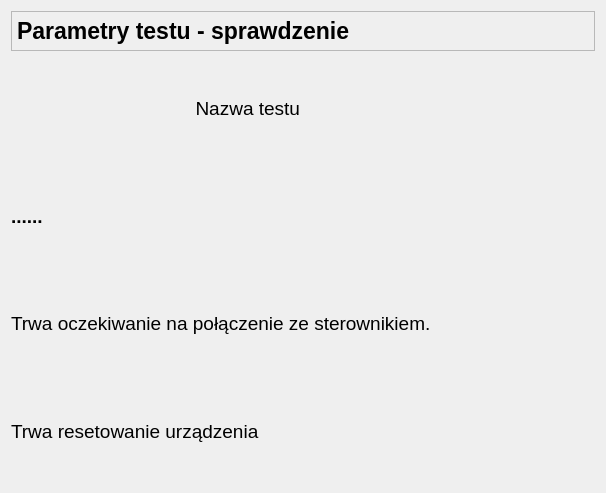
<?xml version="1.0" encoding="UTF-8"?>
<ui version="4.0">
 <class>Test6PolaczenieSterownika</class>
 <widget class="QDialog" name="Test6PolaczenieSterownika">
  <property name="geometry">
   <rect>
    <x>0</x>
    <y>0</y>
    <width>606</width>
    <height>493</height>
   </rect>
  </property>
  <property name="windowTitle">
   <string>Parametry Testu - potwierdzenie wykonanych czynności</string>
  </property>
  <layout class="QGridLayout" name="gridLayout">
   <item row="3" column="0" colspan="2">
    <widget class="QLabel" name="label_4">
     <property name="font">
      <font>
       <pointsize>14</pointsize>
      </font>
     </property>
     <property name="text">
      <string>Trwa oczekiwanie na połączenie ze sterownikiem.</string>
     </property>
     <property name="wordWrap">
      <bool>true</bool>
     </property>
    </widget>
   </item>
   <item row="0" column="0" colspan="2">
    <widget class="QFrame" name="frame">
     <property name="maximumSize">
      <size>
       <width>16777215</width>
       <height>40</height>
      </size>
     </property>
     <property name="frameShape">
      <enum>QFrame::StyledPanel</enum>
     </property>
     <property name="frameShadow">
      <enum>QFrame::Raised</enum>
     </property>
     <layout class="QHBoxLayout" name="horizontalLayout">
      <property name="leftMargin">
       <number>5</number>
      </property>
      <property name="topMargin">
       <number>5</number>
      </property>
      <property name="rightMargin">
       <number>5</number>
      </property>
      <property name="bottomMargin">
       <number>5</number>
      </property>
      <item>
       <widget class="QLabel" name="label_3">
        <property name="maximumSize">
         <size>
          <width>16777215</width>
          <height>45</height>
         </size>
        </property>
        <property name="font">
         <font>
          <pointsize>17</pointsize>
          <weight>75</weight>
          <bold>true</bold>
         </font>
        </property>
        <property name="text">
         <string>Parametry testu - sprawdzenie </string>
        </property>
       </widget>
      </item>
     </layout>
    </widget>
   </item>
   <item row="2" column="0" colspan="2">
    <widget class="QLabel" name="label_2">
     <property name="font">
      <font>
       <pointsize>14</pointsize>
       <weight>75</weight>
       <bold>true</bold>
      </font>
     </property>
     <property name="text">
      <string>......</string>
     </property>
    </widget>
   </item>
   <item row="1" column="0">
    <widget class="QLabel" name="label">
     <property name="font">
      <font>
       <pointsize>14</pointsize>
      </font>
     </property>
     <property name="text">
      <string>Nazwa testu</string>
     </property>
     <property name="alignment">
      <set>Qt::AlignRight|Qt::AlignTrailing|Qt::AlignVCenter</set>
     </property>
    </widget>
   </item>
   <item row="4" column="0">
    <widget class="QLabel" name="label_5">
     <property name="font">
      <font>
       <pointsize>14</pointsize>
      </font>
     </property>
     <property name="text">
      <string>Trwa resetowanie urządzenia</string>
     </property>
    </widget>
   </item>
  </layout>
 </widget>
 <resources/>
 <connections/>
</ui>
